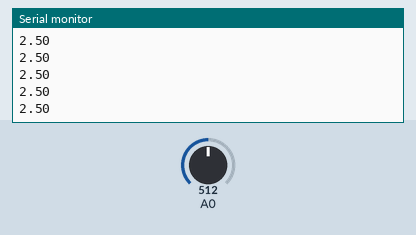
This sketch was run on a simulated Arduino Uno, built with avr-gcc and run on an emulated ATmega328P. On the bench: the last lines printed to the serial monitor. The inputs (shaded band) are chosen by the test bench; at power-on: A0 = 512.

Above: at 1.2 s.
1.3 s: A0 set to 716
At 1.32 s:
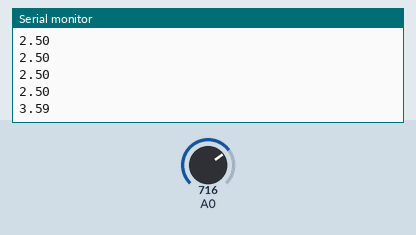
2.8 s: A0 set to 900
At 2.84 s:
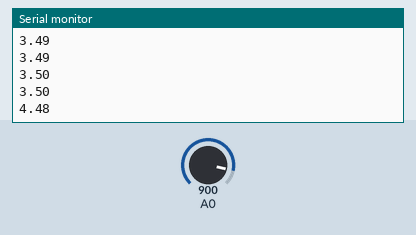
Timing chart, 0 to 5.8 s (numbered marks = the images above; inputs shaded):
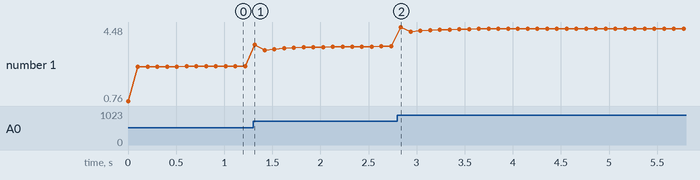

Measured:
- after the input at 1.3 s, the serial monitor: prints a new line at once (image 1)
- after the input at 2.8 s, the serial monitor: prints a new line at once (image 2)
- plotted number 1: 2.5 → 3.5 after the input at 1.3 s, 3.5 → 4.4 after the input at 2.8 s

The sketch:

duffix.ino
```cpp
#include <math.h>

#define BUFFER_SIZE 4

struct MeasurementMonitor {
    float values[BUFFER_SIZE];          // Rolling buffer for measurements
    float timestamps[BUFFER_SIZE];      // Precise time points in seconds
    float errors[4];                    // Errors for each candidate model
    int count;                          // Number of samples in the buffer
    float threshold;                    // Allowed deviation threshold
    float shadowValue;                  // Shadowed (smoothed) value
    float noiseModel;                   // Estimated noise level
    float driftModel;                   // Estimated drift rate
    float weights[4];                   // Dynamic weights for candidate models
    float confidence[4];                // Confidence for candidate models
    float derivatives[BUFFER_SIZE - 1];  // Stores calculated derivatives
    float secondDerivatives[BUFFER_SIZE - 2];  // Stores second derivatives
};

MeasurementMonitor monitor;

// Initialize the monitor
void initializeMonitor(MeasurementMonitor &mon) {
    for (int i = 0; i < BUFFER_SIZE; i++) {
        mon.values[i] = 0.0f;
        mon.timestamps[i] = 0.0f;
    }
    for (int i = 0; i < 4; i++) {
        mon.errors[i] = 0.001f;
        mon.weights[i] = 0.001f;
        mon.confidence[i] = 1.0f;
    }
    for (int i = 0; i < BUFFER_SIZE - 1; i++) {
        mon.derivatives[i] = 0.0f;
    }
    for (int i = 0; i < BUFFER_SIZE - 2; i++) {
        mon.secondDerivatives[i] = 0.0f;
    }
    mon.count = 0;
    mon.threshold = 0.01f;
    mon.shadowValue = 0.0f;
    mon.noiseModel = 0.1f;
    mon.driftModel = 0.0f;
}

// Add a new sample to the rolling buffer
void addSample(float measurement, unsigned long currentTime, MeasurementMonitor &mon) {
    float timeInSeconds = (float)currentTime / 1000.0f;
    if (mon.count < BUFFER_SIZE) {
        mon.values[mon.count] = measurement;
        mon.timestamps[mon.count] = timeInSeconds;
        mon.count++;
    } else {
        for (int i = 1; i < BUFFER_SIZE; i++) {
            mon.values[i - 1] = mon.values[i];
            mon.timestamps[i - 1] = mon.timestamps[i];
        }
        mon.values[BUFFER_SIZE - 1] = measurement;
        mon.timestamps[BUFFER_SIZE - 1] = timeInSeconds;
    }
}

// Calculate first and second derivatives
void calculateDerivatives(MeasurementMonitor &mon) {
    if (mon.count < 2) return; // Need at least 2 points for first derivatives
    for (int i = 0; i < mon.count - 1; i++) {
        float dt = mon.timestamps[i + 1] - mon.timestamps[i];
        mon.derivatives[i] = (dt > 1e-6) ? (mon.values[i + 1] - mon.values[i]) / dt : 0.0f;
    }
    if (mon.count < 3) return; // Need at least 3 points for second derivatives
    for (int i = 0; i < mon.count - 2; i++) {
        float dt = mon.timestamps[i + 2] - mon.timestamps[i];
        mon.secondDerivatives[i] = (dt > 1e-6) ?
            (mon.derivatives[i + 1] - mon.derivatives[i]) / dt : 0.0f;
    }
}

// Linear trend prediction
float linearModelPrediction(const MeasurementMonitor &mon) {
    if (mon.count < 2) return mon.shadowValue;
    float dt = mon.timestamps[mon.count - 1] - mon.timestamps[mon.count - 2];
    return mon.values[mon.count - 1] + mon.derivatives[mon.count - 2] * dt;
}

// Polynomial model prediction
float polynomialModelPrediction(const MeasurementMonitor &mon) {
    if (mon.count < 3) return linearModelPrediction(mon);
    float x1 = mon.timestamps[mon.count - 3], x2 = mon.timestamps[mon.count - 2], x3 = mon.timestamps[mon.count - 1];
    float y1 = mon.values[mon.count - 3], y2 = mon.values[mon.count - 2], y3 = mon.values[mon.count - 1];
    float a = (y3 - (x3 * (y2 - y1) + x2 * y1 - x1 * y2) / (x2 - x1)) / ((x3 - x2) * (x3 - x1));
    float b = (y2 - y1) / (x2 - x1) - a * (x2 + x1);
    float c = y1 - a * x1 * x1 - b * x1;
    return a * x3 * x3 + b * x3 + c;
}

// Kalman filter prediction
float kalmanModelPrediction(float measurement, MeasurementMonitor &mon) {
    static float state = 0.0f, uncertainty = 1.0f;
    float processNoise = 0.01f, measurementNoise = mon.noiseModel;

    float predictedUncertainty = uncertainty + processNoise;
    float gain = predictedUncertainty / (predictedUncertainty + measurementNoise);
    state += gain * (measurement - state);
    uncertainty = (1 - gain) * predictedUncertainty;

    return state;
}

// Weighted model prediction
float weightedPrediction(const MeasurementMonitor &mon) {
    float prediction = 0.0f, totalWeight = 0.0f;
    float models[3] = {
        linearModelPrediction(mon),
        polynomialModelPrediction(mon),
        kalmanModelPrediction(mon.values[mon.count - 1], const_cast<MeasurementMonitor&>(mon))
    };
    for (int i = 0; i < 3; i++) {
        prediction += models[i] * mon.weights[i];
        totalWeight += mon.weights[i];
    }
    return (totalWeight > 0) ? prediction / totalWeight : mon.shadowValue;
}

// Monitor measurement
float monitorMeasurement(float measurement, unsigned long currentTime, MeasurementMonitor &mon) {
    addSample(measurement, currentTime, mon);
    calculateDerivatives(mon);
    return weightedPrediction(mon);
}

void setup() {
    Serial.begin(9600);
    initializeMonitor(monitor);
}

void loop() {
    unsigned long currentTime = millis();
    float measurement = analogRead(A0) * (5.0 / 1023.0); // Example: convert ADC to voltage
    float prediction = monitorMeasurement(measurement, currentTime, monitor);
    Serial.println(prediction);
    delay(100);
}
```
